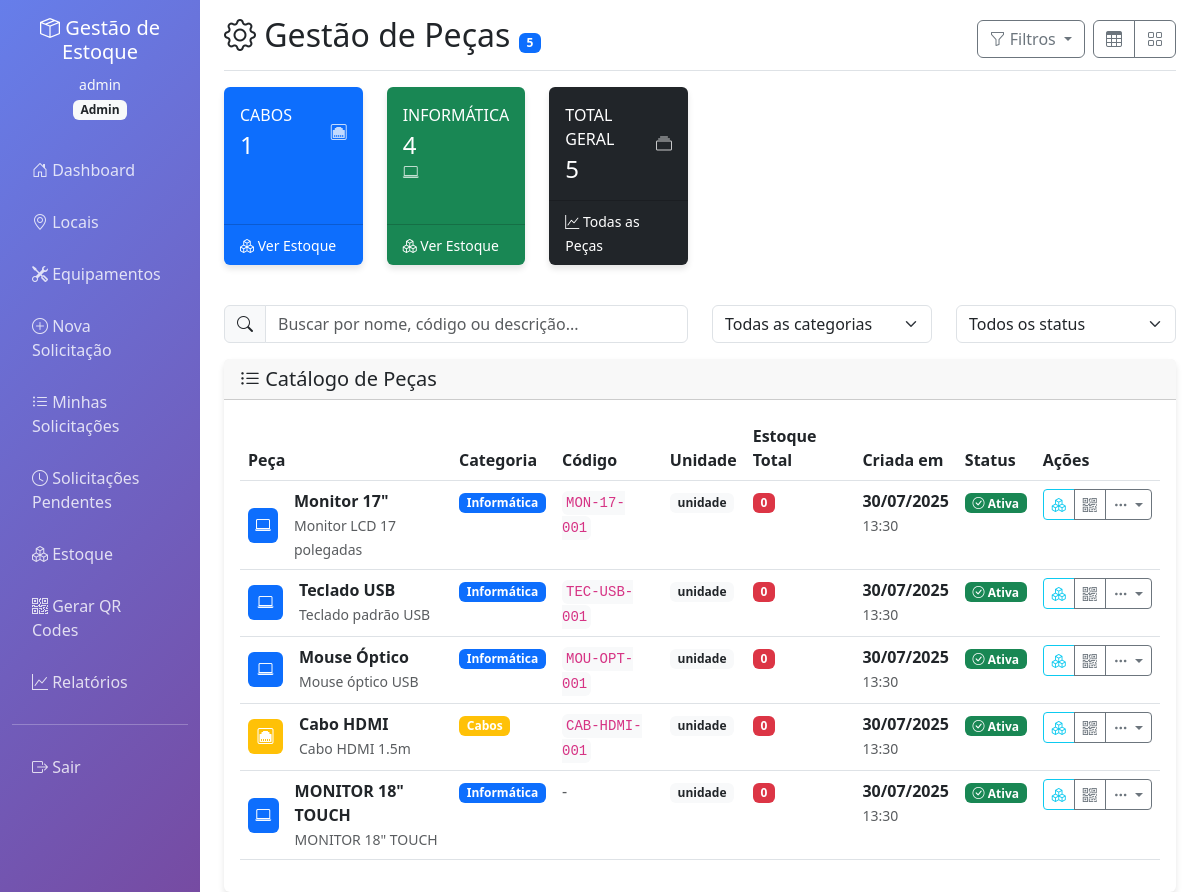
Page /parts (signed in) on the committed database.
### app.py (models this page shows)
class User(UserMixin, db.Model):
    id = db.Column(db.Integer, primary_key=True)
    username = db.Column(db.String(80), unique=True, nullable=False)
    email = db.Column(db.String(120), unique=True, nullable=False)
    password_hash = db.Column(db.String(255), nullable=False)
    role = db.Column(db.String(20), nullable=False)  # master, admin, solicitante, receptor
    company_id = db.Column(db.Integer, db.ForeignKey('company.id'), nullable=True)
    is_active = db.Column(db.Boolean, default=True)
    created_at = db.Column(db.DateTime, default=datetime.utcnow)
    company = db.relationship('Company', backref='users')

class Part(db.Model):
    id = db.Column(db.Integer, primary_key=True)
    name = db.Column(db.String(100), nullable=False)
    description = db.Column(db.Text)
    part_number = db.Column(db.String(50))
    base_code = db.Column(db.String(20), unique=True)
    category = db.Column(db.String(50))
    unit_measure = db.Column(db.String(20))  # unidade, kg, metro, etc
    is_active = db.Column(db.Boolean, default=True)
    created_at = db.Column(db.DateTime, default=datetime.utcnow)

### app.py (the view)
@app.route('/parts')
@login_required
@role_required('master', 'admin', 'receptor')
def manage_parts():
    parts = Part.query.filter_by(is_active=True).all()
    return render_template('parts.html', parts=parts)

### templates/parts.html (shortened to what this page needs)
{% extends "base.html" %}
{% block content %}
<div class="d-flex justify-content-between flex-wrap flex-md-nowrap align-items-center pt-3 pb-2 mb-3 border-bottom">
    <h1 class="h2">
        <i class="bi bi-gear"></i> Gestão de Peças
        {% if parts %}
        <span class="badge bg-primary">{{ parts|length }}</span>
        {% endif %}
    </h1>
    <div class="btn-toolbar mb-2 mb-md-0">
        <div class="btn-group ms-2">
            <button type="button" class="btn btn-outline-secondary dropdown-toggle" data-bs-toggle="dropdown">
                <i class="bi bi-funnel"></i> Filtros
            </button>
        </div>
        <div class="btn-group ms-2">
            <button type="button" class="btn btn-outline-secondary" onclick="toggleView('table')">
                <i class="bi bi-table"></i>
            </button>
            <button type="button" class="btn btn-outline-secondary" onclick="toggleView('cards')">
                <i class="bi bi-grid"></i>
            </button>
        </div>
    </div>
</div>
{% if parts %}
<div class="row mb-4">
    {% set categories = parts|groupby('category') %}
    {% set category_colors = ['primary', 'success', 'info', 'warning', 'danger', 'secondary'] %}
    {% for category, parts_in_category in categories %}
    {% set loop_index = loop.index0 % 6 %}
    <div class="col-md-6 col-lg-4 col-xl-2 mb-3">
        <div class="card bg-{{ category_colors[loop_index] }} text-white h-100">
            <div class="card-body">
                <div class="row no-gutters align-items-center">
                    <div class="col mr-2">
                        <div class="text-xs font-weight-bold text-uppercase mb-1">
                            {{ category or 'Sem Categoria' }}
                        </div>
                        <div class="h4 mb-0 font-weight-bold">
                            {{ parts_in_category|list|length }}
                        </div>
                    </div>
                    <div class="col-auto">
                        <i class="bi bi-{{ 'laptop' if category == 'Informática' else 'cpu' if category == 'Eletrônicos' else 'house' if category == 'Móveis' else 'ethernet' if category == 'Cabos' else 'wrench' if category == 'Ferramentas' else 'gear' }} fa-2x opacity-75"></i>
                    </div>
                </div>
            </div>
            <div class="card-footer bg-transparent">
                <small class="text-white">
                    <i class="bi bi-boxes"></i>
                    Ver Estoque
                </small>
            </div>
        </div>
    </div>
    {% endfor %}
    <div class="col-md-6 col-lg-4 col-xl-2 mb-3">
        <div class="card bg-dark text-white h-100">
            <div class="card-body">
                <div class="row no-gutters align-items-center">
                    <div class="col mr-2">
                        <div class="text-xs font-weight-bold text-uppercase mb-1">
                            Total Geral
                        </div>
                        <div class="h4 mb-0 font-weight-bold">
                            {{ parts|length }}
                        </div>
                    </div>
                    <div class="col-auto">
                        <i class="bi bi-collection fa-2x opacity-75"></i>
                    </div>
                </div>
            </div>
            <div class="card-footer bg-transparent">
                <small class="text-white">
                    <i class="bi bi-graph-up"></i>
                    Todas as Peças
                </small>
            </div>
        </div>
    </div>
</div>
<div class="row mb-3">
    <div class="col-md-6">
        <div class="input-group">
            <span class="input-group-text">
                <i class="bi bi-search"></i>
            </span>
            <input type="text" class="form-control" id="searchInput"
                   placeholder="Buscar por nome, código ou descrição..."
                   onkeyup="filterParts()">
        </div>
    </div>
    <div class="col-md-3">
        <select class="form-select" id="categoryFilter" onchange="filterByCategory()">
            <option value="">Todas as categorias</option>
        </select>
    </div>
    <div class="col-md-3">
        <select class="form-select" id="statusFilter" onchange="filterByStatus()">
            <option value="">Todos os status</option>
        </select>
    </div>
</div>
<div id="table-view" class="card">
    <div class="card-header">
        <h5 class="card-title mb-0">
            <i class="bi bi-list-ul"></i> Catálogo de Peças
        </h5>
    </div>
    <div class="card-body">
        <div class="table-responsive">
            <table class="table table-hover">
                <thead>
                    <tr>
                        <th>Peça</th>
                        <th>Categoria</th>
                        <th>Código</th>
                        <th>Unidade</th>
                        <th>Estoque Total</th>
                        <th>Criada em</th>
                        <th>Status</th>
                        <th>Ações</th>
                    </tr>
                </thead>
                <tbody id="partsTableBody">
                    {% for part in parts %}
                    <tr data-part="{{ part.name|lower }} {{ part.part_number|lower if part.part_number else '' }} {{ part.description|lower if part.description else '' }}"
                        data-category="{{ part.category or '' }}"
                        data-status="{{ 'active' if part.is_active else 'inactive' }}">
                        <td>
                            <div class="d-flex align-items-center">
                                <div class="avatar-sm bg-{{ 'primary' if part.category == 'Informática' else 'success' if part.category == 'Eletrônicos' else 'info' if part.category == 'Móveis' else 'warning' if part.category == 'Cabos' else 'secondary' }} text-white rounded d-flex align-items-center justify-content-center me-3">
                                    <i class="bi bi-{{ 'laptop' if part.category == 'Informática' else 'cpu' if part.category == 'Eletrônicos' else 'house' if part.category == 'Móveis' else 'ethernet' if part.category == 'Cabos' else 'gear' }}"></i>
                                </div>
                                <div>
                                    <strong>{{ part.name }}</strong>
                                    {% if part.description %}
                                    <br><small class="text-muted">{{ part.description[:60] }}{% if part.description|length > 60 %}...{% endif %}</small>
                                    {% endif %}
                                </div>
                            </div>
                        </td>
                        <td>
                            {% if part.category %}
                            <span class="badge bg-{{ 'primary' if part.category == 'Informática' else 'success' if part.category == 'Eletrônicos' else 'info' if part.category == 'Móveis' else 'warning' if part.category == 'Cabos' else 'secondary' }}">
                                {{ part.category }}
                            </span>
                            {% else %}
                            <span class="text-muted">-</span>
                            {% endif %}
                        </td>
                        <td>
                            {% if part.part_number %}
                            <code class="bg-light p-1 rounded">{{ part.part_number }}</code>
                            {% else %}
                            <span class="text-muted">-</span>
                            {% endif %}
                        </td>
                        <td>
                            <span class="badge bg-light text-dark">{{ part.unit_measure or 'unidade' }}</span>
                        </td>
                        <td>
                            {% set total_stock = 0 %}
                            {% for stock in part.stocks %}
                                {% set total_stock = total_stock + stock.quantity %}
                            {% endfor %}
                            {% if total_stock > 0 %}
                            <span class="badge bg-success fs-6">{{ total_stock }}</span>
                            {% if part.stocks|length > 1 %}
                            <br><small class="text-muted">{{ part.stocks|length }} empresa(s)</small>
                            {% endif %}
                            {% else %}
                            <span class="badge bg-danger">0</span>
                            {% endif %}
                        </td>
                        <td>
                            <strong>{{ part.created_at.strftime('%d/%m/%Y') }}</strong>
                            <br><small class="text-muted">{{ part.created_at.strftime('%H:%M') }}</small>
                        </td>
                        <td>
                            <span class="badge {{ 'bg-success' if part.is_active else 'bg-secondary' }}">
                                <i class="bi bi-{{ 'check-circle' if part.is_active else 'pause-circle' }}"></i>
                                {{ 'Ativa' if part.is_active else 'Inativa' }}
                            </span>
                        </td>
                        <td>
                            <div class="btn-group">
                                <a href="{{ url_for('manage_stock') }}?part_id={{ part.id }}"
                                   class="btn btn-sm btn-outline-info"
                                   title="Ver estoque">
                                    <i class="bi bi-boxes"></i>
                                </a>
                                <a href="{{ url_for('generate_qr_codes') }}?part_id={{ part.id }}"
                                   class="btn btn-sm btn-outline-secondary"
                                   title="QR Codes">
                                    <i class="bi bi-qr-code"></i>
                                </a>
                                <div class="btn-group">
                                    <button type="button" class="btn btn-sm btn-outline-secondary dropdown-toggle" data-bs-toggle="dropdown">
                                        <i class="bi bi-three-dots"></i>
                                    </button>
                                </div>
                            </div>
                        </td>
                    </tr>
                    {% endfor %}
                </tbody>
            </table>
        </div>
    </div>
</div>
{% endif %}
{% endblock %}

### templates/base.html (shortened to what this page needs)
<!DOCTYPE html>
<html lang="pt-BR">
<head>
    <link href="https://cdn.jsdelivr.net/npm/bootstrap@5.3.0/dist/css/bootstrap.min.css" rel="stylesheet">
    <link href="https://cdn.jsdelivr.net/npm/bootstrap-icons@1.10.0/font/bootstrap-icons.css" rel="stylesheet">
</head>
<body>
    <div class="container-fluid">
        <div class="row">
            {% if current_user.is_authenticated %}
            <nav class="col-md-3 col-lg-2 d-md-block sidebar collapse">
                <div class="position-sticky pt-3">
                    <div class="text-center mb-4">
                        <h5 class="text-white">
                            <i class="bi bi-box-seam"></i>
                            Gestão de Estoque
                        </h5>
                        <small class="text-light">{{ current_user.username }}</small>
                        <br>
                        <span class="badge bg-light text-dark">{{ current_user.role|title }}</span>
                    </div>
                    <ul class="nav flex-column">
                        <li class="nav-item">
                            <a class="nav-link" href="{{ url_for('dashboard') }}">
                                <i class="bi bi-house-door"></i> Dashboard
                            </a>
                        </li>
                        {% if current_user.role in ['admin', 'master'] %}
                        <li class="nav-item">
                            <a class="nav-link" href="{{ url_for('manage_locations') }}">
                                <i class="bi bi-geo-alt"></i> Locais
                            </a>
                        </li>
                        <li class="nav-item">
                            <a class="nav-link" href="{{ url_for('manage_equipments') }}">
                                <i class="bi bi-tools"></i> Equipamentos
                            </a>
                        </li>
                        {% endif %}
                        {% if current_user.role in ['solicitante', 'admin', 'master'] %}
                        <li class="nav-item">
                            <a class="nav-link" href="{{ url_for('new_request') }}">
                                <i class="bi bi-plus-circle"></i> Nova Solicitação
                            </a>
                        </li>
                        <li class="nav-item">
                            <a class="nav-link" href="{{ url_for('my_requests') }}">
                                <i class="bi bi-list-ul"></i> Minhas Solicitações
                            </a>
                        </li>
                        {% endif %}
                        {% if current_user.role in ['receptor', 'admin', 'master'] %}
                        <li class="nav-item">
                            <a class="nav-link" href="{{ url_for('pending_requests') }}">
                                <i class="bi bi-clock"></i> Solicitações Pendentes
                            </a>
                        </li>
                        <li class="nav-item">
                            <a class="nav-link" href="{{ url_for('manage_stock') }}">
                                <i class="bi bi-boxes"></i> Estoque
                            </a>
                        </li>
                        <li class="nav-item">
                            <a class="nav-link" href="{{ url_for('generate_qr_codes') }}">
                                <i class="bi bi-qr-code"></i> Gerar QR Codes
                            </a>
                        </li>
                        {% endif %}
                        {% if current_user.role in ['admin', 'master', 'receptor'] %}
                        <li class="nav-item">
                            <a class="nav-link" href="{{ url_for('reports') }}">
                                <i class="bi bi-graph-up"></i> Relatórios
                            </a>
                        </li>
                        {% endif %}
                    </ul>
                    <hr class="text-white">
                    <ul class="nav flex-column">
                        <li class="nav-item">
                            <a class="nav-link" href="{{ url_for('logout') }}">
                                <i class="bi bi-box-arrow-right"></i> Sair
                            </a>
                        </li>
                    </ul>
                </div>
            </nav>
            {% endif %}
            <main class="col-md-9 ms-sm-auto col-lg-10 px-md-4">
                {% block content %}{% endblock %}
            </main>
        </div>
    </div>
</body>
</html>

### rows in the picture
User: username "admin", role "Admin"
Part: category "CABOS", parts_in_category "1", name "Cabo HDMI", description "Cabo HDMI 1.5m", category "Cabos", part_number "CAB-HDMI-001", unit_measure "unidade", created_at "30/07/2025", created_at "13:30", is_active "Ativa"
Part: category "INFORMÁTICA", parts_in_category "4", name "Monitor 17\"", description "Monitor LCD 17 polegadas", category "Informática", part_number "MON-17-001", unit_measure "unidade", created_at "30/07/2025", created_at "13:30", is_active "Ativa"
Part: name "Teclado USB", description "Teclado padrão USB", category "Informática", part_number "TEC-USB-001", unit_measure "unidade", created_at "30/07/2025", created_at "13:30", is_active "Ativa"
Part: name "Mouse Óptico", description "Mouse óptico USB", category "Informática", part_number "MOU-OPT-001", unit_measure "unidade", created_at "30/07/2025", created_at "13:30", is_active "Ativa"
Part: name "MONITOR 18\" TOUCH", description "MONITOR 18\" TOUCH", category "Informática", unit_measure "unidade", created_at "30/07/2025", created_at "13:30", is_active "Ativa"

### other values in the picture
{{ parts|length }} "5"
